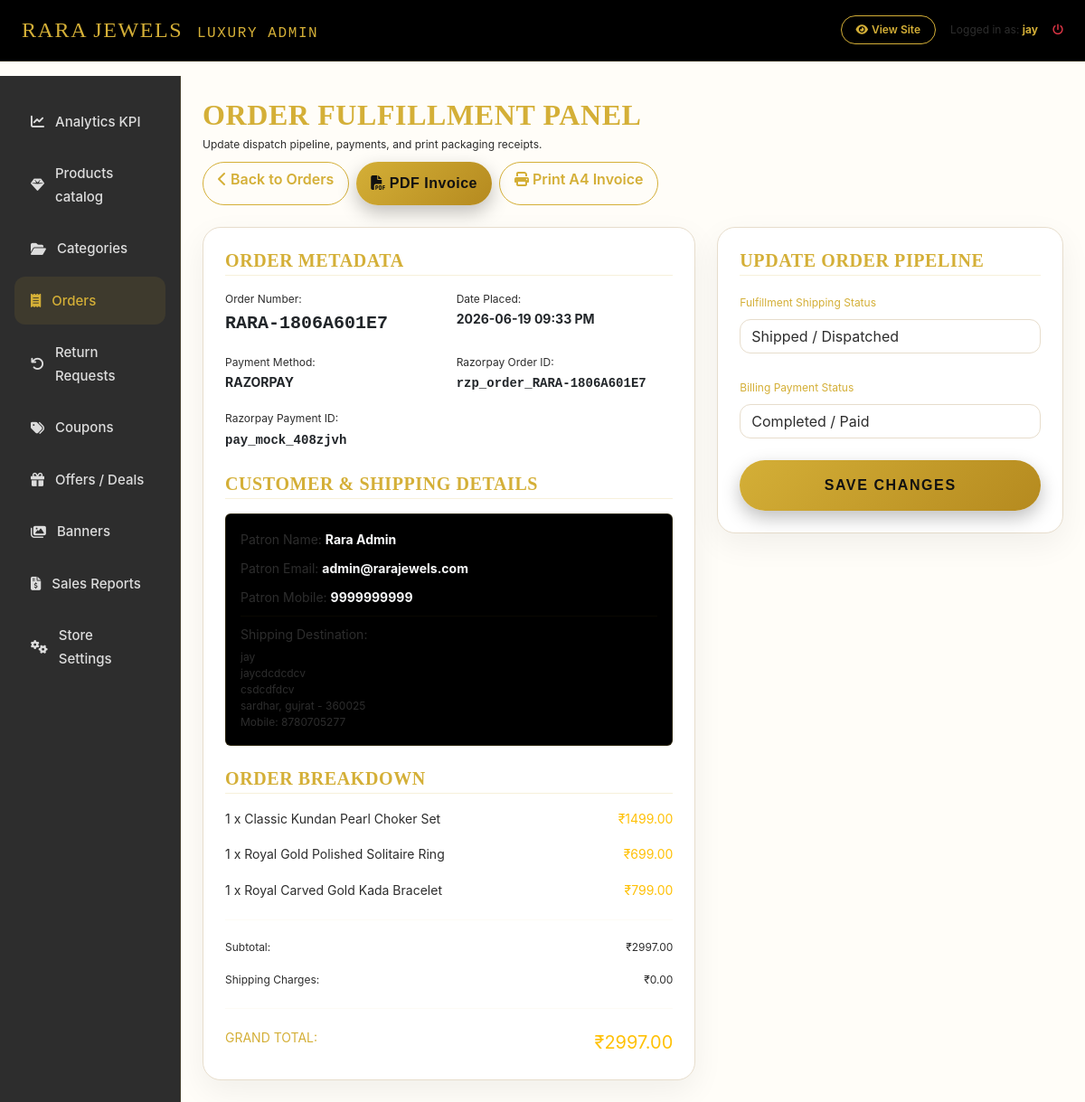
The page /luxury-admin/order/RARA-1806A601E7/ (signed in) on the database its author committed.
### accounts/models.py (models this page shows, shortened)
class User(AbstractBaseUser, PermissionsMixin):
    email = models.EmailField(unique=True)
    name = models.CharField(max_length=255)
    mobile = models.CharField(max_length=15)
    is_active = models.BooleanField(default=True)
    is_staff = models.BooleanField(default=False)
    date_joined = models.DateTimeField(default=timezone.now)
    objects = CustomUserManager()
    USERNAME_FIELD = 'email'
    REQUIRED_FIELDS = ['name', 'mobile']

### shop/models.py (models this page shows, shortened)
class Order(models.Model):
    ORDER_STATUS_CHOICES = [
        ('pending', 'Pending'),
        ('processing', 'Processing'),
        ('shipped', 'Shipped'),
        ('delivered', 'Delivered'),
        ('cancelled', 'Cancelled'),
        ('returned', 'Returned')
    ]
    PAYMENT_STATUS_CHOICES = [
        ('pending', 'Pending'),
        ('completed', 'Completed'),
        ('failed', 'Failed'),
        ('refunded', 'Refunded')
    ]
    user = models.ForeignKey(settings.AUTH_USER_MODEL, on_delete=models.CASCADE, related_name='orders')
    order_number = models.CharField(max_length=100, unique=True)
    shipping_address = models.TextField()
    subtotal = models.DecimalField(max_digits=10, decimal_places=2)
    shipping_charge = models.DecimalField(max_digits=10, decimal_places=2)
    discount_amount = models.DecimalField(max_digits=10, decimal_places=2, default=0.00)
    coupon = models.ForeignKey(Coupon, on_delete=models.SET_NULL, null=True, blank=True)
    total_price = models.DecimalField(max_digits=10, decimal_places=2)
    payment_method = models.CharField(max_length=20, choices=[('cod', 'Cash On Delivery'), ('razorpay', 'Razorpay')])
    payment_status = models.CharField(max_length=20, default='pending', choices=PAYMENT_STATUS_CHOICES)
    order_status = models.CharField(max_length=20, default='pending', choices=ORDER_STATUS_CHOICES)
    razorpay_order_id = models.CharField(max_length=255, blank=True, null=True)
    razorpay_payment_id = models.CharField(max_length=255, blank=True, null=True)
    razorpay_signature = models.CharField(max_length=255, blank=True, null=True)
    created_at = models.DateTimeField(auto_now_add=True)
    updated_at = models.DateTimeField(auto_now=True)

class OrderItem(models.Model):
    order = models.ForeignKey(Order, on_delete=models.CASCADE, related_name='items')
    product = models.ForeignKey(Product, on_delete=models.CASCADE)
    quantity = models.IntegerField()
    price = models.DecimalField(max_digits=10, decimal_places=2)
    @property
    def subtotal(self):
        return self.price * self.quantity

class Product(models.Model):
    name = models.CharField(max_length=255)
    slug = models.SlugField(max_length=255, unique=True, blank=True)
    description = models.TextField()
    price = models.DecimalField(max_digits=10, decimal_places=2)
    discount_price = models.DecimalField(max_digits=10, decimal_places=2, null=True, blank=True)
    category = models.ForeignKey(Category, on_delete=models.CASCADE, related_name='products')
    stock = models.IntegerField(default=0)
    is_featured = models.BooleanField(default=False)
    is_new_arrival = models.BooleanField(default=True)
    is_best_seller = models.BooleanField(default=False)
    is_trending = models.BooleanField(default=False)
    view_count = models.IntegerField(default=0)
    created_at = models.DateTimeField(auto_now_add=True)
    updated_at = models.DateTimeField(auto_now=True)

### shop/admin_views.py (the view, shortened to what this page needs)
# urls.py: path('luxury-admin/order/<str:order_number>/', admin_views.admin_order_detail_view, name='admin_order_detail'),
@superuser_required
def admin_order_detail_view(request, order_number):
    order = get_object_or_404(Order, order_number=order_number)
    return render(request, 'admin_dashboard/order_detail.html', {'order': order})

### templates/admin_dashboard/order_detail.html (shortened to what this page needs)
{% extends 'admin_dashboard/base_admin.html' %}
{% load static %}
{% block admin_content %}
<div class="d-flex justify-content-between align-items-center mb-4 flex-wrap gap-2">
    <div>
        <h2 class="playfair-font text-gold mb-1">ORDER FULFILLMENT PANEL</h2>
        <p class="text-xs text-light-dim mb-0">Update dispatch pipeline, payments, and print packaging receipts.</p>
    </div>
    <div class="d-flex gap-2">
        <a href="{% url 'shop:admin_orders' %}" class="btn btn-xs btn-outline-gold rounded-pill px-3"><i class="fa-solid fa-chevron-left me-1"></i>Back to Orders</a>
        <a href="{% url 'shop:download_invoice' order.id %}" class="btn btn-xs btn-gold rounded-pill px-3"><i class="fa-solid fa-file-pdf me-1"></i>PDF Invoice</a>
        <a href="{% url 'shop:print_invoice_html' order.id %}" target="_blank" class="btn btn-xs btn-outline-gold rounded-pill px-3"><i class="fa-solid fa-print me-1"></i>Print A4 Invoice</a>
    </div>
</div>
<div class="row g-4">
    <div class="col-lg-7">
        <div class="glass-card p-4 h-100">
            <h5 class="playfair-font text-gold mb-3 border-bottom border-gold-dim pb-1">ORDER METADATA</h5>
            <div class="row g-3 text-sm mb-4">
                <div class="col-6">
                    <span class="text-light-dim d-block text-xs">Order Number:</span>
                    <strong class="text-dark font-monospace fs-5">{{ order.order_number }}</strong>
                </div>
                <div class="col-6">
                    <span class="text-light-dim d-block text-xs">Date Placed:</span>
                    <strong class="text-dark">{{ order.created_at|date:"Y-m-d h:i A" }}</strong>
                </div>
                <div class="col-6">
                    <span class="text-light-dim d-block text-xs">Payment Method:</span>
                    <strong class="text-dark text-uppercase">{{ order.get_payment_method_display }}</strong>
                </div>
                {% if order.razorpay_order_id %}
                <div class="col-6">
                    <span class="text-light-dim d-block text-xs">Razorpay Order ID:</span>
                    <strong class="text-dark font-monospace">{{ order.razorpay_order_id }}</strong>
                </div>
                {% endif %}
                {% if order.razorpay_payment_id %}
                <div class="col-6">
                    <span class="text-light-dim d-block text-xs">Razorpay Payment ID:</span>
                    <strong class="text-dark font-monospace">{{ order.razorpay_payment_id }}</strong>
                </div>
                {% endif %}
            </div>
            <h5 class="playfair-font text-gold mb-3 border-bottom border-gold-dim pb-1">CUSTOMER & SHIPPING DETAILS</h5>
            <div class="bg-black p-3 rounded border border-gold-dim border-opacity-25 text-sm mb-4">
                <div class="mb-2">
                    <span class="text-light-dim">Patron Name:</span> <strong class="text-light">{{ order.user.name }}</strong>
                </div>
                <div class="mb-2">
                    <span class="text-light-dim">Patron Email:</span> <strong class="text-light">{{ order.user.email }}</strong>
                </div>
                <div class="mb-2">
                    <span class="text-light-dim">Patron Mobile:</span> <strong class="text-light">{{ order.user.mobile }}</strong>
                </div>
                <hr class="border-gold-dim border-opacity-10 my-2">
                <div>
                    <span class="text-light-dim d-block mb-1">Shipping Destination:</span>
                    <p class="text-xs text-light-dim mb-0 lh-base">{{ order.shipping_address|linebreaksbr }}</p>
                </div>
            </div>
            <h5 class="playfair-font text-gold mb-3 border-bottom border-gold-dim pb-1">ORDER BREAKDOWN</h5>
            <div class="d-flex flex-column gap-3 text-sm">
                {% for item in order.items.all %}
                <div class="d-flex align-items-center justify-content-between">
                    <span>{{ item.quantity }} x {{ item.product.name }}</span>
                    <span class="text-warning">₹{{ item.subtotal }}</span>
                </div>
                {% endfor %}
                <hr class="border-gold-dim border-opacity-10 my-1">
                <div class="d-flex justify-content-between text-xs text-light-dim">
                    <span>Subtotal:</span>
                    <span>₹{{ order.subtotal }}</span>
                </div>
                <div class="d-flex justify-content-between text-xs text-light-dim">
                    <span>Shipping Charges:</span>
                    <span>₹{{ order.shipping_charge }}</span>
                </div>
                <hr class="border-gold-dim border-opacity-25 my-1">
                <div class="d-flex justify-content-between font-semibold text-sm">
                    <span class="text-gold">GRAND TOTAL:</span>
                    <span class="text-warning fs-5">₹{{ order.total_price }}</span>
                </div>
            </div>
        </div>
    </div>
    <div class="col-lg-5">
        <div class="glass-card p-4">
            <h5 class="playfair-font text-gold mb-3 border-bottom border-gold-dim pb-1">UPDATE ORDER PIPELINE</h5>
            <form method="POST" action=".">
                <div class="mb-4">
                    <label for="order_status" class="form-label text-xs text-gold">Fulfillment Shipping Status</label>
                    <select name="order_status" id="order_status" class="form-select bg-dark border-gold text-light">
                        <option value="shipped" {% if order.order_status == 'shipped' %}selected{% endif %}>Shipped / Dispatched</option>
                    </select>
                </div>
                <div class="mb-4">
                    <label for="payment_status" class="form-label text-xs text-gold">Billing Payment Status</label>
                    <select name="payment_status" id="payment_status" class="form-select bg-dark border-gold text-light">
                        <option value="completed" {% if order.payment_status == 'completed' %}selected{% endif %}>Completed / Paid</option>
                    </select>
                </div>
                <button type="submit" class="btn btn-gold w-100 rounded-pill py-3 font-semibold tracking-wide shadow-gold">
                    SAVE CHANGES
                </button>
            </form>
        </div>
    </div>
</div>
{% endblock %}

### templates/admin_dashboard/base_admin.html (shortened to what this page needs)
{% load static %}
<!DOCTYPE html>
<html lang="en">
<head>
    <link href="https://cdn.jsdelivr.net/npm/bootstrap@5.3.0/dist/css/bootstrap.min.css" rel="stylesheet">
    <link rel="stylesheet" href="https://cdnjs.cloudflare.com/ajax/libs/font-awesome/6.4.0/css/all.min.css">
    <link rel="stylesheet" href="{% static 'css/style.css' %}">
</head>
<body class="luxury-bg">
    <nav class="navbar navbar-expand-lg bg-black border-bottom border-gold-dim sticky-top py-2">
        <div class="container-fluid px-4">
            <a class="navbar-brand text-gold playfair-font fs-4 tracking-wide" href="{% url 'shop:admin_dashboard' %}">
                RARA JEWELS <span class="fs-6 text-light-dim font-monospace ms-2">LUXURY ADMIN</span>
            </a>
            <div class="d-flex align-items-center gap-3">
                <a href="{% url 'shop:home' %}" class="btn btn-xs btn-outline-gold rounded-pill px-3 text-xs"><i class="fa-solid fa-eye me-1"></i>View Site</a>
                <span class="text-xs text-light-dim">Logged in as: <strong class="text-gold">{{ user.name }}</strong></span>
                <a href="{% url 'accounts:logout' %}" class="text-danger text-xs hover-text-gold"><i class="fa-solid fa-power-off"></i></a>
            </div>
        </div>
    </nav>
    <div class="container-fluid px-0">
        <div class="row g-0">
            <div class="col-md-3 col-lg-2 admin-sidebar py-4 px-3">
                <div class="nav flex-column gap-1">
                    <a class="admin-nav-link" href="{% url 'shop:admin_dashboard' %}" id="nav-dashboard">
                        <i class="fa-solid fa-chart-line"></i>Analytics KPI
                    </a>
                    <a class="admin-nav-link" href="{% url 'shop:admin_products' %}" id="nav-products">
                        <i class="fa-solid fa-gem"></i>Products catalog
                    </a>
                    <a class="admin-nav-link" href="{% url 'shop:admin_categories' %}" id="nav-categories">
                        <i class="fa-solid fa-folder-open"></i>Categories
                    </a>
                    <a class="admin-nav-link" href="{% url 'shop:admin_orders' %}" id="nav-orders">
                        <i class="fa-solid fa-receipt"></i>Orders
                    </a>
                    <a class="admin-nav-link" href="{% url 'shop:admin_returns' %}" id="nav-returns">
                        <i class="fa-solid fa-arrow-rotate-left"></i>Return Requests
                    </a>
                    <a class="admin-nav-link" href="{% url 'shop:admin_coupons' %}" id="nav-coupons">
                        <i class="fa-solid fa-tags"></i>Coupons
                    </a>
                    <a class="admin-nav-link" href="{% url 'shop:admin_offers' %}" id="nav-offers">
                        <i class="fa-solid fa-gift"></i>Offers / Deals
                    </a>
                    <a class="admin-nav-link" href="{% url 'shop:admin_banners' %}" id="nav-banners">
                        <i class="fa-solid fa-images"></i>Banners
                    </a>
                    <a class="admin-nav-link" href="{% url 'shop:admin_reports' %}" id="nav-reports">
                        <i class="fa-solid fa-file-invoice-dollar"></i>Sales Reports
                    </a>
                    <a class="admin-nav-link" href="{% url 'shop:admin_settings' %}" id="nav-settings">
                        <i class="fa-solid fa-gears"></i>Store Settings
                    </a>
                </div>
            </div>
            <div class="col-md-9 col-lg-10 p-4">
                {% block admin_content %}{% endblock %}
            </div>
        </div>
    </div>
</body>
</html>

### rows shown on the page
User: name "jay"
Order: order_number "RARA-1806A601E7", created_at "2026-06-19 09:33 PM", payment_method "RAZORPAY", razorpay_order_id "rzp_order_RARA-1806A601E7", razorpay_payment_id "pay_mock_408zjvh", user.name "Rara Admin", user.email "admin@rarajewels.com", user.mobile "9999999999", shipping_address "jay jaycdcdcdcv csdcdfdcv sardhar, gujrat - 360025 Mobile: 8780705277", subtotal "2997.00", shipping_charge "0.00", total_price "2997.00", order_status "Shipped / Dispatched", payment_status "Completed / Paid"
OrderItem: quantity "1", product.name "Classic Kundan Pearl Choker Set", subtotal "1499.00"
OrderItem: quantity "1", product.name "Royal Gold Polished Solitaire Ring", subtotal "699.00"
OrderItem: quantity "1", product.name "Royal Carved Gold Kada Bracelet", subtotal "799.00"
